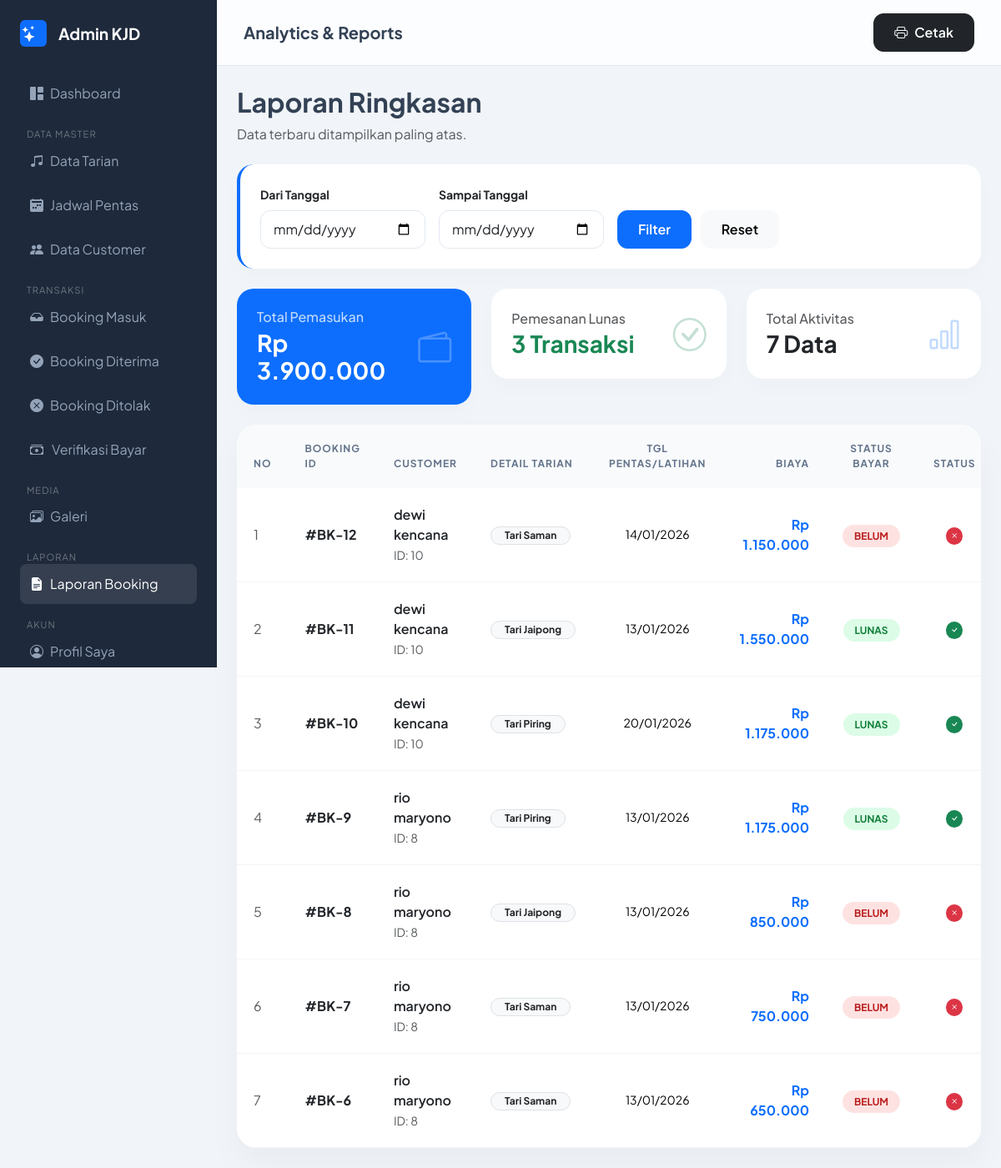
Screenshot of /admin/laporan_booking.php (signed in) with the database file from the repository.
### tables this page shows
CREATE TABLE `bookings` (
  `id` int NOT NULL,
  `user_id` int NOT NULL,
  `kategori_alamat` text,
  `kategori_daerah` varchar(100) DEFAULT NULL,
  `id_tarian` int NOT NULL,
  `jenis_acara` varchar(50) DEFAULT NULL,
  `tanggal_booking` date NOT NULL,
  `jam_mulai` time NOT NULL,
  `total_harga` int DEFAULT NULL,
  `durasi_jam` int DEFAULT '1',
  `jumlah_penari` int DEFAULT '1',
  `status` enum('pending','diterima','ditolak') DEFAULT 'pending',
  `catatan` text,
  `alasan_tolak` text,
  `created_at` timestamp NULL DEFAULT CURRENT_TIMESTAMP,
  `bukti_pembayaran` varchar(255) DEFAULT NULL,
  `status_bayar` enum('belum','menunggu verifikasi','lunas') DEFAULT 'belum'
);

CREATE TABLE `users` (
  `id` int NOT NULL,
  `nama_lengkap` varchar(100) DEFAULT NULL,
  `username` varchar(50) DEFAULT NULL,
  `password` varchar(255) NOT NULL,
  `no_telp` varchar(20) DEFAULT NULL,
  `level` enum('admin','customer') DEFAULT 'customer',
  `created_at` timestamp NULL DEFAULT CURRENT_TIMESTAMP
);

CREATE TABLE `tarian` (
  `id` int NOT NULL,
  `nama_tarian` varchar(100) NOT NULL,
  `asal_daerah` varchar(100) DEFAULT NULL,
  `harga_dasar` int DEFAULT NULL,
  `alamat` varchar(255) DEFAULT NULL,
  `deskripsi` text,
  `gambar` varchar(255) DEFAULT NULL,
  `minimal_penari` int DEFAULT '1'
);

### admin/laporan_booking.php (the view, shortened to what this page needs)
<?php
include "../config/koneksi.php";
$tgl_mulai = isset($_GET['tgl_mulai']) ? $_GET['tgl_mulai'] : '';
$tgl_selesai = isset($_GET['tgl_selesai']) ? $_GET['tgl_selesai'] : '';
$query_str = "SELECT bookings.*, users.nama_lengkap, tarian.nama_tarian
              FROM bookings
              JOIN users ON bookings.user_id = users.id
              JOIN tarian ON bookings.id_tarian = tarian.id";
if ($tgl_mulai != '' && $tgl_selesai != '') {
    $query_str .= " WHERE bookings.tanggal_booking BETWEEN '$tgl_mulai' AND '$tgl_selesai' AND bookings.status != 'pending'";
} else {
    $query_str .= " WHERE bookings.status != 'pending'";
}
$query_str .= " ORDER BY bookings.id DESC";
$query = mysqli_query($koneksi, $query_str);
$total_income = 0;
$count_lunas = 0;
$count_total = 0;
$data_rows = [];
while ($r = mysqli_fetch_assoc($query)) {
    $data_rows[] = $r;
    $count_total++;
    if ($r['status_bayar'] == 'lunas') {
        $total_income += $r['total_harga'];
        $count_lunas++;
    }
}
?>
<!DOCTYPE html>
<html lang="id">
<head>
    <link href="https://cdn.jsdelivr.net/npm/bootstrap@5.3.2/dist/css/bootstrap.min.css" rel="stylesheet">
    <link href="https://cdn.jsdelivr.net/npm/bootstrap-icons/font/bootstrap-icons.css" rel="stylesheet">
</head>
<body>
    <div class="no-print">
        <?php include "../partials/sidebar.php"; ?>
    </div>
    <div class="main-content">
        <header class="top-nav no-print d-flex justify-content-between align-items-center">
            <h5 class="fw-bold mb-0">Analytics & Reports</h5>
            <div class="d-flex gap-2">
                <button onclick="window.print()" class="btn btn-dark btn-modern"><i class="bi bi-printer me-2"></i>Cetak</button>
            </div>
        </header>
        <div class="container-fluid p-4">
            <div class="mb-4 no-print">
                <h2 class="fw-bold">Laporan Ringkasan</h2>
                <p class="text-muted">Data terbaru ditampilkan paling atas.</p>
            </div>
            <div class="card stat-card p-4 mb-4 no-print border-start border-primary border-4">
                <form method="GET" class="row g-3 align-items-end">
                    <div class="col-md-3">
                        <label class="small fw-bold mb-2">Dari Tanggal</label>
                        <input type="date" name="tgl_mulai" class="form-control form-control-modern" value="<?= $tgl_mulai ?>">
                    </div>
                    <div class="col-md-3">
                        <label class="small fw-bold mb-2">Sampai Tanggal</label>
                        <input type="date" name="tgl_selesai" class="form-control form-control-modern" value="<?= $tgl_selesai ?>">
                    </div>
                    <div class="col-md-4">
                        <button type="submit" class="btn btn-primary btn-modern px-4 me-2">Filter</button>
                        <a href="laporan_booking.php" class="btn btn-light btn-modern">Reset</a>
                    </div>
                </form>
            </div>
            <div class="row g-4 mb-4">
                <div class="col-md-4">
                    <div class="card stat-card p-4 bg-primary text-white">
                        <div class="d-flex justify-content-between align-items-center">
                            <div>
                                <h6 class="opacity-75 mb-1">Total Pemasukan</h6>
                                <h3 class="fw-bold mb-0 text-white">Rp <?= number_format($total_income, 0, ',', '.') ?></h3>
                            </div>
                            <i class="bi bi-wallet2 fs-1 opacity-25"></i>
                        </div>
                    </div>
                </div>
                <div class="col-md-4">
                    <div class="card stat-card p-4">
                        <div class="d-flex justify-content-between align-items-center">
                            <div>
                                <h6 class="text-muted mb-1">Pemesanan Lunas</h6>
                                <h3 class="fw-bold mb-0 text-success"><?= $count_lunas ?> Transaksi</h3>
                            </div>
                            <i class="bi bi-check-circle fs-1 text-success opacity-25"></i>
                        </div>
                    </div>
                </div>
                <div class="col-md-4">
                    <div class="card stat-card p-4">
                        <div class="d-flex justify-content-between align-items-center">
                            <div>
                                <h6 class="text-muted mb-1">Total Aktivitas</h6>
                                <h3 class="fw-bold mb-0"><?= $count_total ?> Data</h3>
                            </div>
                            <i class="bi bi-bar-chart fs-1 text-primary opacity-25"></i>
                        </div>
                    </div>
                </div>
            </div>
            <div class="card card-table">
                <div class="table-responsive">
                    <table class="table table-hover align-middle mb-0">
                        <thead>
                            <tr>
                                <th>No</th>
                                <th>Booking ID</th>
                                <th>Customer</th>
                                <th>Detail Tarian</th>
                                <th class="text-center">Tgl Pentas/Latihan</th>
                                <th class="text-end">Biaya</th>
                                <th class="text-center">Status Bayar</th>
                                <th class="text-center">Status</th>
                            </tr>
                        </thead>
                        <tbody>
                            <?php if (empty($data_rows)): ?>
                                <tr><td colspan="8" class="text-center py-5 text-muted">Data tidak ditemukan.</td></tr>
                            <?php else: $no = 1; foreach ($data_rows as $row): ?>
                            <tr>
                                <td class="text-muted"><?= $no++ ?></td>
                                <td><span class="fw-bold text-dark">#BK-<?= $row['id'] ?></span></td>
                                <td>
                                    <div class="fw-semibold text-dark"><?= $row['nama_lengkap'] ?></div>
                                    <small class="text-muted">ID: <?= $row['user_id'] ?></small>
                                </td>
                                <td><span class="badge bg-light text-dark border rounded-pill px-3"><?= $row['nama_tarian'] ?></span></td>
                                <td class="text-center small"><?= date('d/m/Y', strtotime($row['tanggal_booking'])) ?></td>
                                <td class="text-end fw-bold text-primary">Rp <?= number_format($row['total_harga'], 0, ',', '.') ?></td>
                                <td class="text-center">
                                    <?php
                                    $sb = $row['status_bayar'];
                                    if($sb == 'lunas') echo '<span class="status-pill bg-lunas">LUNAS</span>';
                                    elseif($sb == 'menunggu verifikasi') echo '<span class="status-pill bg-pending">VERIFIKASI</span>';
                                    else echo '<span class="status-pill bg-belum">BELUM</span>';
                                    ?>
                                </td>
                                <td class="text-center">
                                    <span class="badge <?= ($row['status'] == 'diterima') ? 'bg-success' : 'bg-danger' ?> rounded-circle p-1" title="<?= $row['status'] ?>">
                                        <i class="bi <?= ($row['status'] == 'diterima') ? 'bi-check' : 'bi-x' ?>"></i>
                                    </span>
                                </td>
                            </tr>
                            <?php endforeach; endif; ?>
                        </tbody>
                    </table>
                </div>
            </div>
        </div>
    </div>
</body>
</html>

### admin/laporan_booking.php (style rules this page uses)
:root { --sidebar-dark: #1e293b; --primary: #4361ee; --glass: rgba(255, 255, 255, 0.8); }
body { font-family: 'Plus Jakarta Sans', sans-serif; background: #f1f5f9; color: #334155; margin: 0; }
.main-content { margin-left: 260px; transition: 0.3s; min-height: 100vh; }
.top-nav { background: var(--glass); backdrop-filter: blur(10px); padding: 1rem 2rem; border-bottom: 1px solid #e2e8f0; position: sticky; top: 0; z-index: 900; }
.stat-card { border: none; border-radius: 20px; transition: transform 0.3s; background: #fff; box-shadow: 0 10px 25px rgba(0,0,0,0.02); }
.card-table { border: none; border-radius: 24px; background: #fff; box-shadow: 0 20px 40px rgba(0,0,0,0.04); overflow: hidden; }
.btn-modern { border-radius: 12px; padding: 10px 24px; font-weight: 600; transition: 0.3s; }
.form-control-modern { border-radius: 12px; border: 1px solid #e2e8f0; padding: 10px 15px; }
.table thead th { background: #f8fafc; text-transform: uppercase; font-size: 0.75rem; letter-spacing: 1px; color: #64748b; padding: 1.25rem; border: none; }
.table tbody td { padding: 1.25rem; border-bottom: 1px solid #f1f5f9; }
.status-pill { padding: 6px 14px; border-radius: 50px; font-size: 0.75rem; font-weight: 700; }
.bg-lunas { background: #dcfce7; color: #15803d; }
.bg-belum { background: #fee2e2; color: #b91c1c; }

### rows the page displays
bookings: id "12", user.nama_lengkap "dewi kencana", user "10", id_tarian.nama_tarian "Tari Saman", tanggal_booking "14/01/2026", total_harga "1.150.000", status_bayar "BELUM"
bookings: id "11", user.nama_lengkap "dewi kencana", user "10", id_tarian.nama_tarian "Tari Jaipong", tanggal_booking "13/01/2026", total_harga "1.550.000", status_bayar "LUNAS"
bookings: id "10", user.nama_lengkap "dewi kencana", user "10", id_tarian.nama_tarian "Tari Piring", tanggal_booking "20/01/2026", total_harga "1.175.000", status_bayar "LUNAS"
bookings: id "9", user.nama_lengkap "rio maryono", user "8", id_tarian.nama_tarian "Tari Piring", tanggal_booking "13/01/2026", total_harga "1.175.000", status_bayar "LUNAS"
bookings: id "8", user.nama_lengkap "rio maryono", user "8", id_tarian.nama_tarian "Tari Jaipong", tanggal_booking "13/01/2026", total_harga "850.000", status_bayar "BELUM"
bookings: id "7", user.nama_lengkap "rio maryono", user "8", id_tarian.nama_tarian "Tari Saman", tanggal_booking "13/01/2026", total_harga "750.000", status_bayar "BELUM"
bookings: id "6", user.nama_lengkap "rio maryono", user "8", id_tarian.nama_tarian "Tari Saman", tanggal_booking "13/01/2026", total_harga "650.000", status_bayar "BELUM"

### other values shown
$total_income "3.900.000"
$count_lunas "3"
$count_total "7"
